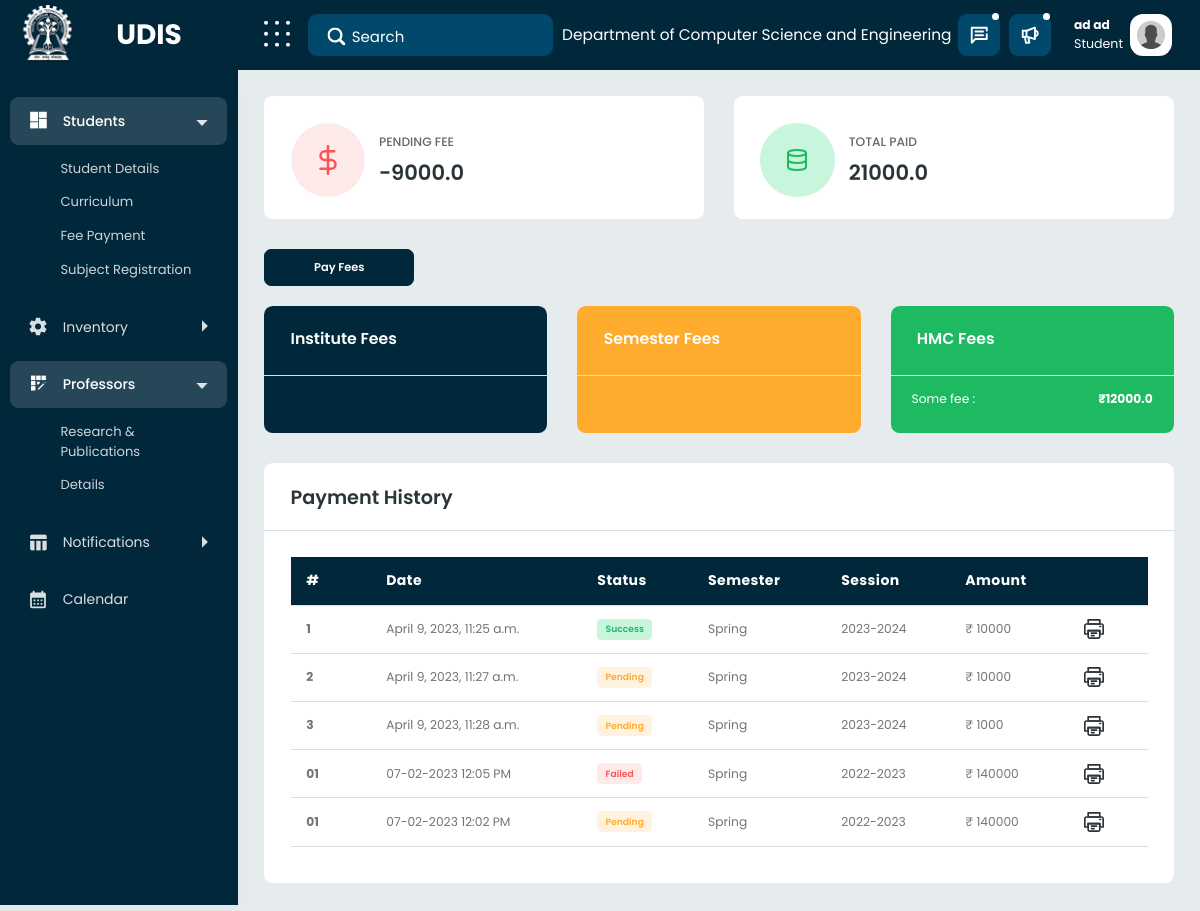
/feepayment (signed in), run on an earlier commit of the app's database.
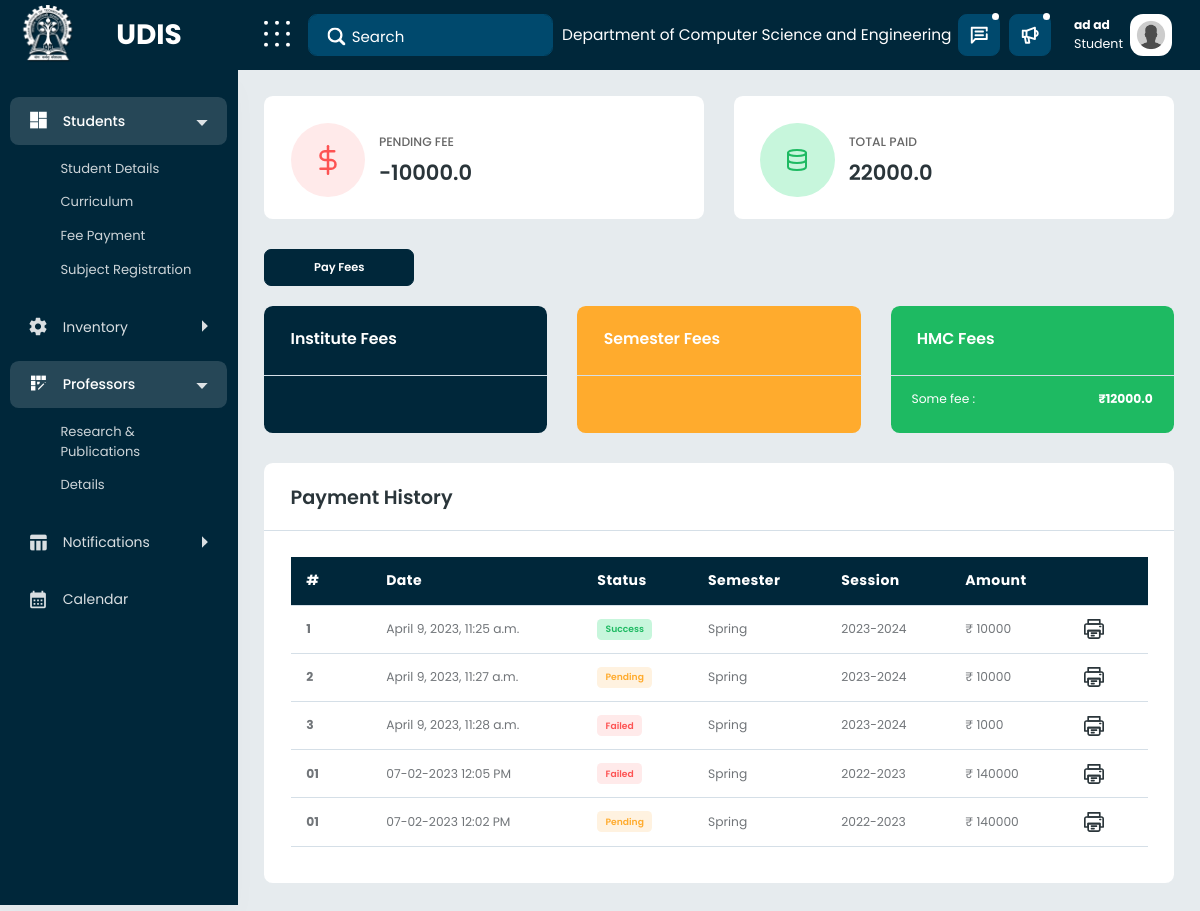
And on a later commit of the database.
### mainapp/models.py (models this page shows, shortened)
class usermodel(AbstractUser):
    username = None
    email = models.EmailField(_("email address"), unique=True)
    created_At = models.DateTimeField(null=True, blank=True, auto_now=True)
    name = models.CharField(max_length=200, null=False)
    department = models.TextField(default="Computer Science and Engineering")
    firstname = models.CharField(max_length=200, blank=True, null=True)
    lastname = models.CharField(max_length=200, blank=True, null=True)
    USERNAME_FIELD = "email"
    REQUIRED_FIELDS = []
    derived_type = models.CharField(
        max_length=200, default="Student", blank=True, null=True)
    objects = CustomUserManager()

class Student(usermodel):
    state = models.CharField(max_length=100)
    country = models.CharField(max_length=100)
    pin_code = models.IntegerField(null=True, blank=True)
    backlogs = models.IntegerField(default=0)
    regcourses = models.ManyToManyField(
        Course, blank=True,  related_name="regcourses")
    appcourses = models.ManyToManyField(
        Course, blank=True, related_name="appcourses")
    rejcourses = models.ManyToManyField(
        Course, blank=True,  related_name="rejcourses")
    cgpa = models.CharField(max_length=200, default="9.9")
    rollno = models.CharField(max_length=200, null=True, blank=True)
    gender = models.TextField(default="N/A")
    course = models.CharField(max_length=200, blank=True, default="B.Tech 4Y")
    hall = models.CharField(max_length=200, default="N/A")
    aadhar = models.CharField(max_length=200, null=True, blank=True)
    status = models.CharField(max_length=200, default="On-Roll")
    EAA = models.CharField(max_length=200, null=True, blank=True)
    adm_year = models.DateField(auto_now=True)
    nationality = models.CharField(max_length=200, default="Indian")
    adm_nature = models.CharField(max_length=200, default="JEE")
    inst_email = models.EmailField(null=True, blank=True)
    teams_pass = models.CharField(max_length=200, null=True, blank=True)
    mobile = models.CharField(max_length=200, default="N/A")
    guardian_email = models.EmailField(null=True, blank=True)
    address = models.TextField(null=True, blank=True)
    location = models.CharField(max_length=200, null=True, blank=True)
    cleared_sem_crd = models.FloatField(default=0)
    sem_crd = models.FloatField(default=0)
    cleared_tot_crd = models.FloatField(default=0)
    tot_crd = models.FloatField(default=0)
    sgpa = models.CharField(max_length=200, default="""{"sgpa":["-"]}""")
    sem = models.IntegerField(default=1)
    feespaid = models.FloatField(default=0)
    totalpaid = models.FloatField(default=0)
    regdone = models.CharField(max_length=10, default="Yes")
    class Meta:
        unique_together = ('rollno', 'adm_year',)

class FeeTransaction(models.Model):
    id = models.BigAutoField(primary_key=True)
    student = models.ForeignKey(Student, on_delete=models.CASCADE)
    amount = models.CharField(max_length=200)
    datetime = models.DateTimeField(auto_now_add=True)
    status = models.CharField(max_length=200, default="Pending")
    sem = models.IntegerField()
    year = models.IntegerField()
    def __str__(self):
        return str(self.id)+"_"+str(self.amount)

### mainapp/views.py (the view, shortened to what this page needs)
# urls.py: path('feepayment', views.Fee),
@login_required(login_url="/signin")
def Fee(request):
	hmcfee = Fees.objects.filter(type="hmcfee")
	instfee = Fees.objects.filter(type="instfee")
	semfee = Fees.objects.filter(type="semfee")
	context = {
		"hmcfee": hmcfee,
		"semfee": semfee,
		"instfee": instfee,
	}
	if request.user.derived_type == "Student":
		student = Student.objects.filter(email=request.user.email)[0]
		total = student.totalpaid
		feespaid = student.feespaid
		totalfee = Fees.objects.filter(sem=student.sem)
		totalfee = sum([fee.amount for fee in totalfee])
		print(totalfee)
		pending = totalfee-feespaid
		feetrans = FeeTransaction.objects.filter(student=student)
		print(feetrans)
		context = {
			"totfeepaid": total,
			"hmcfee": hmcfee,
			"instfee": instfee,
			"semfee": semfee,
			"pending": pending,
			"feetrans": feetrans
		}
	semfeepaid = 50000
	instfeepaid = 50000
	HMCfeepaid = 50000
	totsemfee = 100000
	totinstfee = 100000
	totHMCfee = 100000
	print(hmcfee, instfee, semfee)
	context["user"] = {"user": request.user,
					   "utype": request.user.derived_type}
	return render(request, "fee.html", context)

### mainapp/models.py (called while the page is built)
    def __str__(self):
        return self.name+'_'+str(self.amount)

### mainapp/templates/fee.html (shortened to what the changed rows need)
{% extends "base.html" %} {% load static %} {% block content%} {% if user.utype == "Student" %}
<div class="content-body" style="min-height: 871px">
  <div class="container-fluid">
    <div class="row">
      <div class="col-md-6">
        <div class="widget-stat card">
          <div class="card-body p-4">
            <div class="media ai-icon">
              <span class="me-3 bgl-danger text-danger">
              </span>
              <div class="media-body">
                <p class="mb-1">Pending Fee</p>
                <h4 class="mb-0">{{pending}}</h4>
              </div>
            </div>
          </div>
        </div>
      </div>
      <div class="col-md-6">
        <div class="widget-stat card">
          <div class="card-body p-4">
            <div class="media ai-icon">
              <span class="me-3 bgl-success text-success">
              </span>
              <div class="media-body">
                <p class="mb-1">Total paid</p>
                <h4 class="mb-0">{{totfeepaid}}</h4>
              </div>
            </div>
          </div>
        </div>
      </div>
    </div>
    <button
      type="button"
      class="btn btn-primary"
      style="min-width: 150px; margin-bottom: 20px"
      data-bs-toggle="modal"
      data-bs-target="#exampleModalCenter"
    >
      Pay Fees
    </button>
    <div class="row">
      <div class="col-xl-4 col-lg-6 col-xxl-4 col-sm-6">
        <div class="card text-white bg-primary" style="padding-bottom: 1rem">
          <div class="card-header">
            <h4 style="color: white">Institute Fees</h4>
          </div>
        </div>
      </div>
      <div class="col-xl-4 col-lg-6 col-xxl-4 col-sm-6">
        <div
          class="card text-white bg-warning text-black"
          style="padding-bottom: 1rem"
        >
          <div class="card-header">
            <h4 style="color: white">Semester Fees</h4>
          </div>
        </div>
      </div>
      <div class="col-xl-4 col-lg-6 col-xxl-4 col-sm-6">
        <div
          class="card text-white bg-success text-black"
          style="padding-bottom: 1rem"
        >
          <div class="card-header">
            <h4 style="color: white">HMC Fees</h4>
          </div>
          <ul class="list-group list-group-flush">
            {% for fee in hmcfee %}
            <li class="list-group-item d-flex justify-content-between">
              <span class="mb-0">{{fee.name}} :</span
              ><strong>₹{{fee.amount}}</strong>
            </li>
            {% endfor %}
          </ul>
        </div>
      </div>
    </div>
    <div class="row">
      <div class="col-lg-12">
        <div class="card">
          <div class="card-header">
            <h4 class="card-title">Payment History</h4>
          </div>
          <div class="card-body">
            <div class="table-responsive">
              <table class="table table-responsive-md">
                <thead>
                  <tr>
                    <th style="width: 80px"><strong>#</strong></th>
                    <th><strong>Date</strong></th>
                    <th><strong>Status</strong></th>
                    <th><strong>Semester</strong></th>
                    <th><strong>Session</strong></th>
                    <th><strong>Amount</strong></th>
                    <th></th>
                  </tr>
                </thead>
                <tbody>
                  {% for trans in feetrans %}
                  <tr>
                    <td><strong>{{trans.id}}</strong></td>
                    <td>{{trans.datetime}}</td>
                    <td>
                      <span class="badge light {% if trans.status == "Success" %}badge-success {% elif trans.status == "Failed" %}badge-danger{% else %}badge-warning{% endif %}">{{trans.status}}</span>
                    </td>
                    <td>{% if trans.sem|divisibleby:2 %}Spring{% else %}Autumn{% endif %}</td>
                    <td>{{trans.year}}-{{trans.year|add:1}}</td>
                    <td>₹ {{trans.amount}}</td>
                    <td>
                      <div class="print" style="margin-right: 10px">
                      </div>
                    </td>
                  </tr>
                  {% endfor %}
                  <tr>
                    <td><strong>01</strong></td>
                    <td>07-02-2023 12:05 PM</td>
                    <td>
                      <span class="badge light badge-danger">Failed</span>
                    </td>
                    <td>Spring</td>
                    <td>2022-2023</td>
                    <td>₹ 140000</td>
                    <td>
                      <div class="print" style="margin-right: 10px">
                      </div>
                    </td>
                  </tr>
                  <tr>
                    <td><strong>01</strong></td>
                    <td>07-02-2023 12:02 PM</td>
                    <td>
                      <span class="badge light badge-warning">Pending</span>
                    </td>
                    <td>Spring</td>
                    <td>2022-2023</td>
                    <td>₹ 140000</td>
                    <td>
                      <div class="print" style="margin-right: 10px">
                      </div>
                    </td>
                  </tr>
                </tbody>
              </table>
            </div>
          </div>
        </div>
      </div>
    </div>
  </div>
</div>
{% endif %} {% endblock content%}

What changed in the data, as far as the page shows it:
changed Student: totalpaid "21000.0" → "22000.0"
changed FeeTransaction id 3: status "Pending" → "Failed"
Also different on the page:
{{ pending }}: "-9000.0" → "-10000.0"
